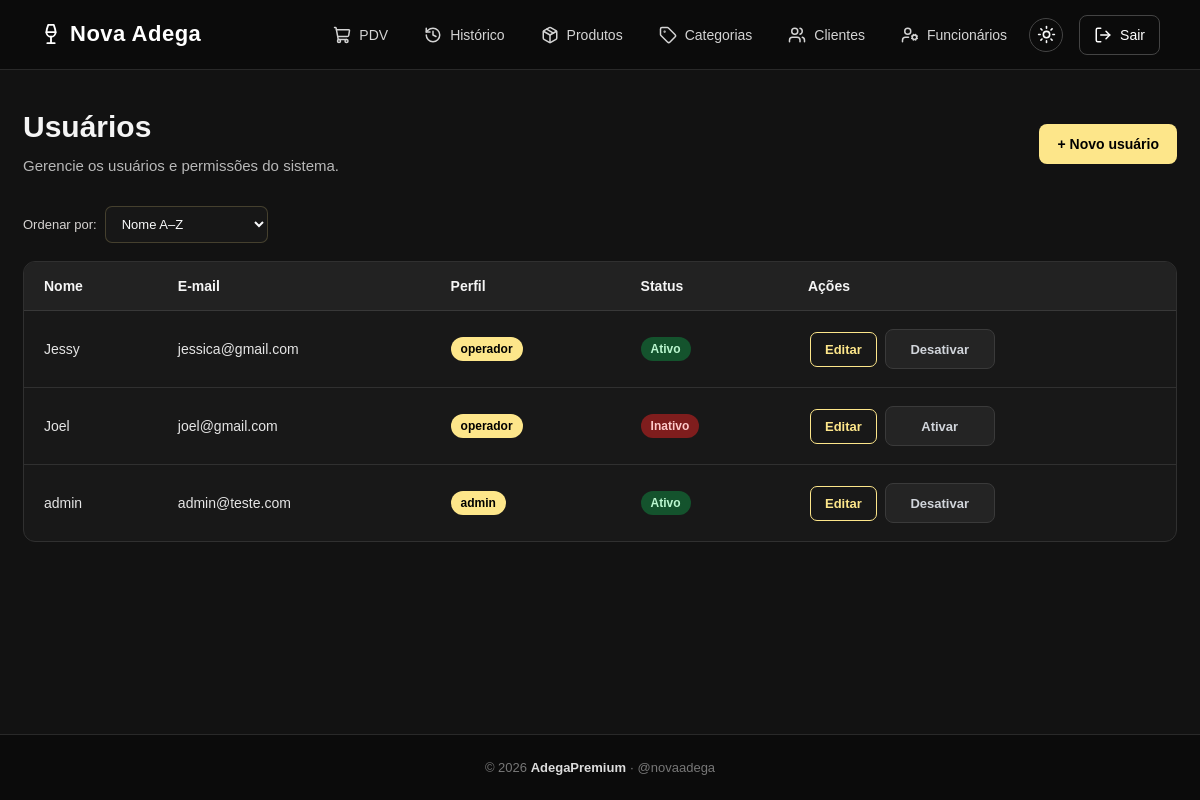
The app's page /usuarios/ (signed in), older data.
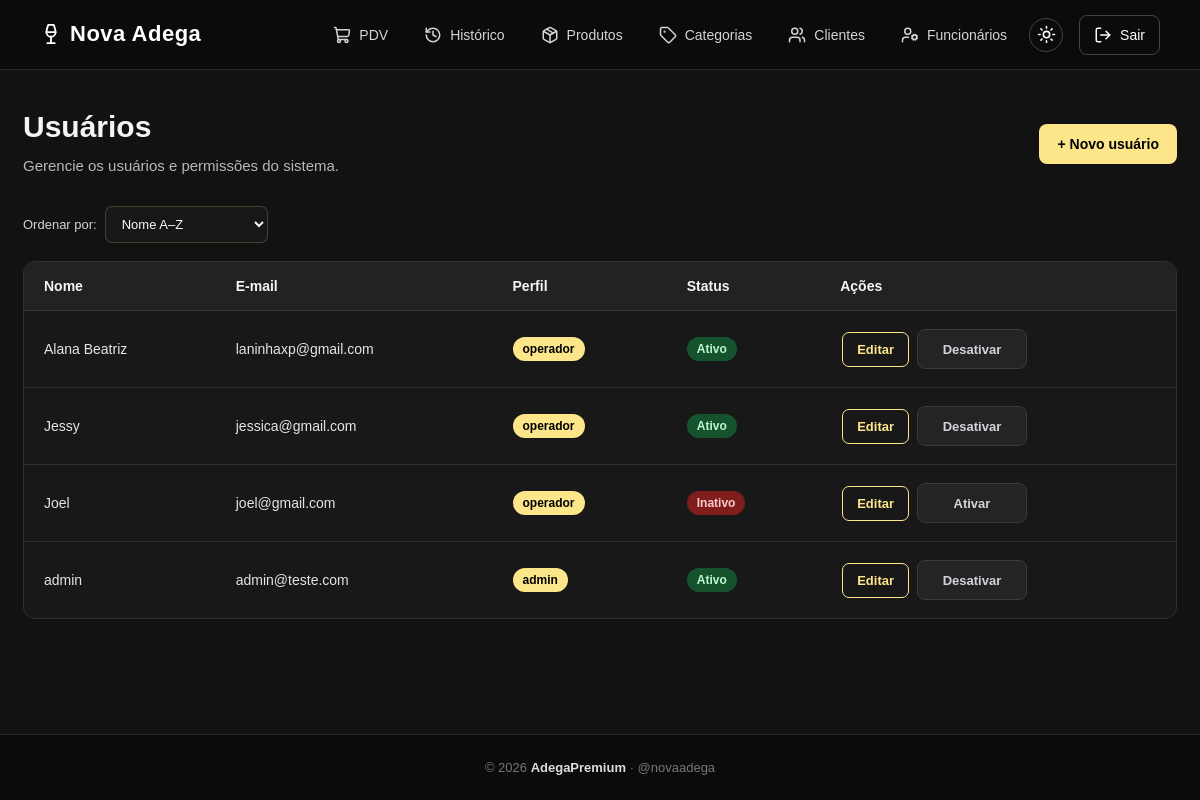
The same page, newer data.
### app/models/usuarios.py (models this page shows)
class Usuario(Base):
    __tablename__ = "usuarios"
    id = Column(Integer, primary_key=True, autoincrement=True)
    nome = Column(String(100), nullable=False)
    email = Column(String(150), unique=True, nullable=False)
    senha_hash = Column(String(255), nullable=False)
    role = Column(String(20), nullable=False, default="operador")
    ativo = Column(Boolean, default=True)
    criando_em = Column(DateTime, server_default=func.now())

### app/controllers/usuario_controller.py (the view)
@router.get("/")
def listar_usuarios(
    request: Request,
    db: Session = Depends(get_db),
    admin = Depends(get_admin)
):
    ordenar = request.query_params.get("ordenar", "nome_asc")
    ordenacoes = {
        "nome_asc": Usuario.nome.asc(),
        "nome_desc": Usuario.nome.desc(),
        "email_asc": Usuario.email.asc(),
        "email_desc": Usuario.email.desc(),
        "perfil": Usuario.role.asc(),
        "ativos": Usuario.ativo.desc(),
        "inativos": Usuario.ativo.asc(),
        "recentes": Usuario.criando_em.desc()
    }
    criterio = ordenacoes.get(ordenar, Usuario.nome.asc())
    usuarios = db.query(Usuario).order_by(criterio).all()
    return templates.TemplateResponse(
        request,
        "usuarios/index.html",
        {
            "request": request,
            "usuario": admin,
            "usuarios": usuarios,
            "ordenar": ordenar
        }
    )

### app/templates/usuarios/index.html (shortened to what this page needs)
{% extends "base.html" %}
{% block styles %}
<link rel="stylesheet" href="/static/CSS/usuarios.css?v=4">
{% endblock %}
{% block content %}
<main class="container usuarios-container">
    <div class="titulo-pagina">
        <div>
            <h1>
                Usuários
            </h1>
            <p>
                Gerencie os usuários e permissões do sistema.
            </p>
        </div>
        <a href="/usuarios/novo" class="btn-novo">
            + Novo usuário
        </a>
    </div>
    <div class="usuarios-controles">
        <form
            method="GET"
            action="/usuarios/"
            class="usuarios-filtro"
        >
            <label for="ordenar">
                Ordenar por:
            </label>
            <select
                name="ordenar"
                id="ordenar"
                onchange="this.form.submit()"
            >
                <option value="nome_asc"
                    {% if ordenar == 'nome_asc' %}selected{% endif %}>
                    Nome A–Z
                </option>
            </select>
        </form>
    </div>
    <div class="tabela-container">
        <table>
            <thead>
                <tr>
                    <th>Nome</th>
                    <th>E-mail</th>
                    <th>Perfil</th>
                    <th>Status</th>
                    <th>Ações</th>
                </tr>
            </thead>
            <tbody>
                {% for u in usuarios %}
                <tr>
                    <td>
                        {{ u.nome }}
                    </td>
                    <td>
                        {{ u.email }}
                    </td>
                    <td>
                        <span class="perfil">
                            {{ u.role }}
                        </span>
                    </td>
                    <td>
                        {% if u.ativo %}
                        <span class="status ativo">
                            Ativo
                        </span>
                        {% else %}
                        <span class="status inativo">
                            Inativo
                        </span>
                        {% endif %}
                    </td>
                    <td class="acoes-usuario">
                        <a href="/usuarios/{{ u.id }}/editar" class="btn-editar">
                            Editar
                        </a>
                        <form action="/usuarios/{{ u.id }}/toggle-ativo" method="post" class="form-status">
                            <button type="submit" class="{{ 'btn-desativar' if u.ativo else 'btn-ativar' }}">
                                {{
                                "Desativar"
                                if u.ativo
                                else "Ativar"
                                }}
                            </button>
                        </form>
                    </td>
                </tr>
                {% endfor %}
            </tbody>
        </table>
    </div>
</main>
{% endblock %}

Row changes from the older to the newer data that the page shows:
added Usuario: nome "Alana Beatriz", email "laninhaxp@gmail.com", role "operador", shows "Ativo", ativo "Desativar"
